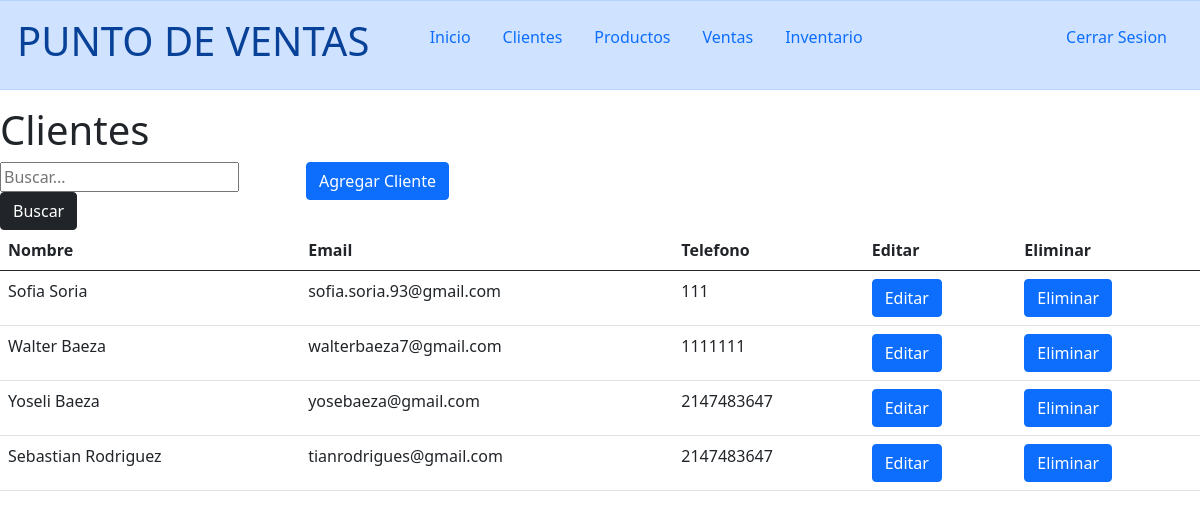
The page /usuarios.php (signed in) on the database its author committed.
### tables this page shows
CREATE TABLE `usuarios` (
  `id` int(11) NOT NULL,
  `email` varchar(255) NOT NULL,
  `password` varchar(255) NOT NULL,
  `nombre` varchar(255) NOT NULL,
  `telefono` int(11) NOT NULL
);

### usuarios.php (the view, shortened to what this page needs)
<?php include "includes/init.php" ?>
<!DOCTYPE html>
<html>
<head>
	<?php include "includes/scripts.php" ?>
</head>
<body>
<?php include "includes/menu.php" ?>
<h1>Clientes</h1>
<div class="row">
	<div class="col-3">
		<form action="usuarios.php" method="POST">
		 <input type="text" id="buscar" name="filtro" placeholder="Buscar..." value="<?php echo isset($_POST["filtro"]) ? $_POST["filtro"] : "" ?>">
		 <button class="btn btn-dark">Buscar</button>
		</form>
	</div>
	<div class="col-9">
		<a class="btn btn-primary" href="usuario.php">Agregar Cliente</a>
	</div>
</div>
<table class="table">
	<thead>
		<tr>
			<th>Nombre</th>
			<th>Email</th>
			<th>Telefono</th>
			<th>Editar</th>
			<th>Eliminar</th>
		</tr>
	</thead>
	<tbody>
	<?php
	$sql = "SELECT * FROM usuarios";
	$resultado = mysqli_query($conexion, $sql);
	while ( $fila = mysqli_fetch_array($resultado) ) { ?>
		<tr>
			<td><?php echo $fila["nombre"] ?></td>
			<td><?php echo $fila["email"] ?></td>
			<td><?php echo $fila["telefono"] ?></td>
			<td><a class="btn btn-primary" href="usuario.php?id=<?php echo $fila["id"] ?>">Editar</td>
			<td><a class="btn btn-primary" href="javascript:void(0)" onclick="eliminar(<?php echo $fila["id"] ?>)">Eliminar</td>
		</tr>
		<?php } ?>
</tbody>
</table>
</body>
</html>

### includes/scripts.php (shortened to what this page needs)
<link href="https://cdn.jsdelivr.net/npm/bootstrap@5.0.2/dist/css/bootstrap.min.css" rel="stylesheet">

### includes/menu.php
<div class="row alert alert-primary">
<div class="col-4">
<h1>PUNTO DE VENTAS</h1>
</div>
<div class="col-6">
<ul class="nav nav-pills">
  <li class="nav-item">
    <a class="nav-link" href="panel.php">Inicio</a>
  </li>
  <li class="nav-item">
    <a class="nav-link" href="usuarios.php">Clientes</a>
  </li>
  <li class="nav-item">
    <a class="nav-link" href="../api/productos/productos.php">Productos</a>
  </li>
  <li class="nav-item">
    <a class="nav-link" href="ventas.php">Ventas</a>
  </li>
  <li class="nav-item">
    <a class="nav-link" href="inventario.php">Inventario</a>
  </li>
</ul>
</div>
<div class="col-2">
	<ul class="nav justify-content-end">
	  <li class="nav-item">
	    <a class="nav-link" href="/index.php">Cerrar Sesion</a>
	  </li>
	</ul>
</div>
</div>

### rows shown on the page
usuarios: nombre "Sofia Soria", email "sofia.soria.93@gmail.com", telefono "111"
usuarios: nombre "Walter Baeza", email "walterbaeza7@gmail.com", telefono "1111111"
usuarios: nombre "Yoseli Baeza", email "yosebaeza@gmail.com", telefono "2147483647"
usuarios: nombre "Sebastian Rodriguez", email "tianrodrigues@gmail.com", telefono "2147483647"
